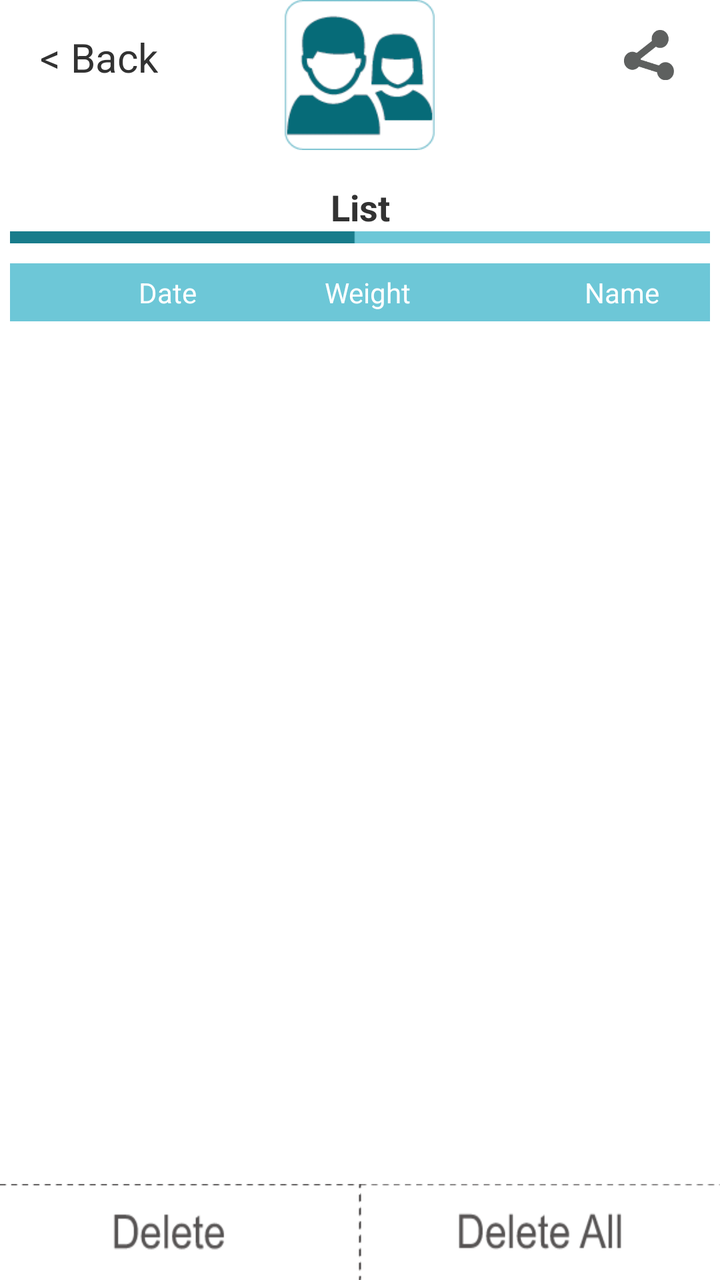
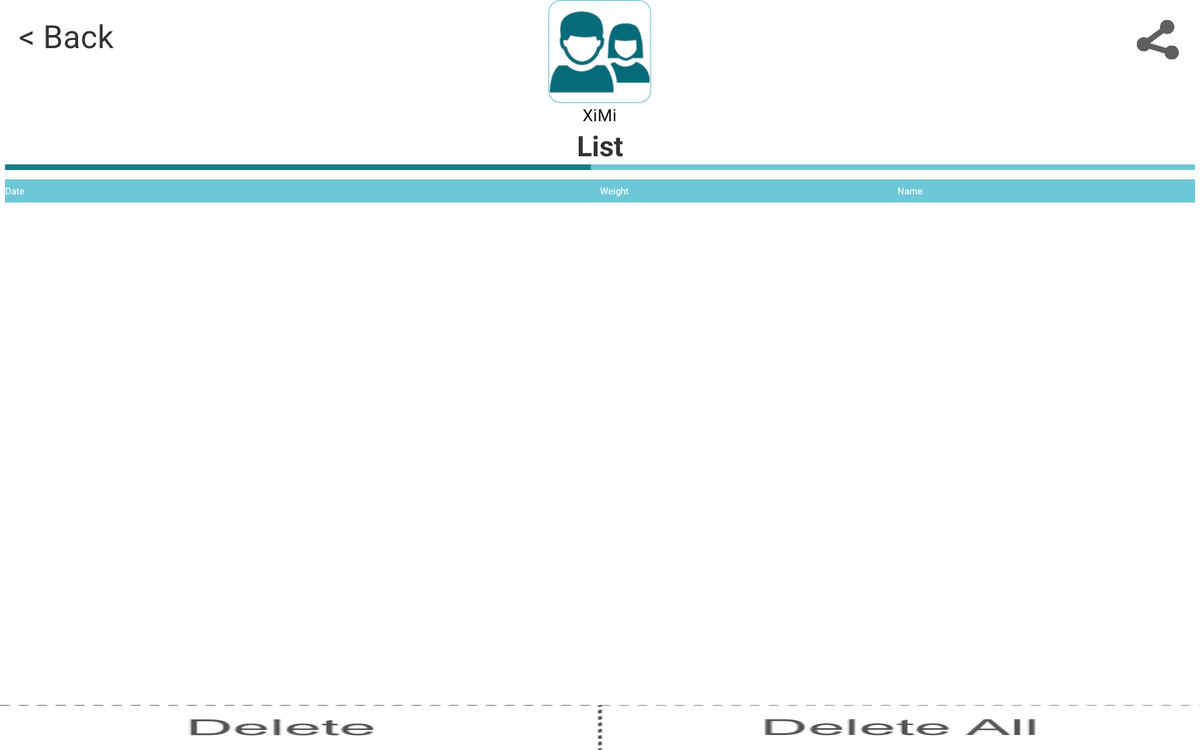

The same Android screen from two of the app's own layout files: first res/layout/ as a phone draws it, then the repository's variant for another configuration, drawn on a device whose configuration selects that folder. Both files follow.
<!-- AndroidManifest.xml: application theme AppTheme -->
<!-- res/layout/activity_detail_kitchen.xml -->
<?xml version="1.0" encoding="utf-8"?>
<LinearLayout android:orientation="vertical" android:background="@color/white" android:layout_width="fill_parent" android:layout_height="fill_parent"
  xmlns:android="http://schemas.android.com/apk/res/android">
    <RelativeLayout android:layout_width="fill_parent" android:layout_height="wrap_content">
        <LinearLayout android:gravity="center" android:orientation="vertical" android:id="@id/linearLayout1" android:layout_width="wrap_content" android:layout_height="wrap_content" android:layout_alignParentTop="true" android:layout_centerHorizontal="true">
            <ImageView android:id="@id/reviseHead" android:background="@drawable/user_pic" android:layout_width="75.0dip" android:layout_height="75.0dip" android:scaleType="fitXY" />
            <TextView android:textSize="12.0sp" android:textColor="@color/black" android:gravity="center" android:id="@id/user_name_tv" android:layout_width="wrap_content" android:layout_height="wrap_content" android:text="" android:layout_below="@id/reviseHead" />
        </LinearLayout>
        <TextView android:textSize="20.0sp" android:id="@id/back_textView" android:layout_width="wrap_content" android:layout_height="wrap_content" android:layout_marginLeft="20.0dip" android:layout_marginTop="15.0dip" android:text="@string/back_name_mark" android:layout_alignParentLeft="true" android:layout_alignParentTop="true" />
        <ImageView android:id="@id/share_img" android:layout_width="25.0dip" android:layout_height="25.0dip" android:layout_marginRight="23.0dip" android:src="@drawable/shar" android:scaleType="fitXY" android:layout_alignTop="@id/back_textView" android:layout_alignParentRight="true" android:scaleX="1.0" android:scaleY="1.0" />
    </RelativeLayout>
    <LinearLayout android:gravity="center" android:layout_width="fill_parent" android:layout_height="wrap_content">
        <TextView android:textSize="18.0sp" android:textStyle="bold" android:gravity="center" android:id="@id/graph_textview" android:visibility="gone" android:layout_width="wrap_content" android:layout_height="wrap_content" android:text="@string/scale_record_graph" android:layout_weight="1.0" />
        <TextView android:textSize="18.0sp" android:textStyle="bold" android:gravity="center" android:id="@id/list_textview" android:layout_width="wrap_content" android:layout_height="wrap_content" android:text="@string/scale_record_list" android:layout_weight="1.0" />
    </LinearLayout>
    <LinearLayout android:orientation="horizontal" android:id="@id/line_bg" android:background="@drawable/line_graph" android:layout_width="fill_parent" android:layout_height="wrap_content" android:layout_marginLeft="5.0dip" android:layout_marginRight="5.0dip" />
    <LinearLayout android:orientation="horizontal" android:id="@id/rl_delist_top" android:background="@drawable/bmi_title" android:paddingTop="5.0dip" android:paddingBottom="5.0dip" android:visibility="visible" android:layout_width="fill_parent" android:layout_height="wrap_content" android:layout_marginLeft="5.0dip" android:layout_marginTop="10.0dip" android:layout_marginRight="5.0dip" android:weightSum="100.0">
        <TextView android:textSize="14.0sp" android:textColor="@color/white" android:gravity="center_horizontal" android:id="@id/tv_ldate" android:layout_width="0.0px" android:layout_height="wrap_content" android:text="@string/date_title" android:layout_weight="45.0" android:layout_alignParentLeft="true" android:layout_alignParentTop="true" />
        <TextView android:textSize="14.0sp" android:textColor="@color/white" android:id="@id/tv_lweight" android:layout_width="0.0px" android:layout_height="wrap_content" android:text="@string/wight_kitchen_title" android:layout_weight="30.0" android:layout_alignParentTop="true" android:layout_alignParentRight="true" />
        <TextView android:textSize="14.0sp" android:textColor="@color/white" android:gravity="center_horizontal" android:id="@id/tv_lbmi" android:layout_width="0.0px" android:layout_height="wrap_content" android:text="@string/name_title" android:layout_weight="25.0" />
    </LinearLayout>
    <LinearLayout android:orientation="vertical" android:layout_width="wrap_content" android:layout_height="0.0dip" android:layout_weight="0.27">
        <ListView android:id="@id/detailist_contains" android:background="@drawable/rounded_corners_whiteview" android:visibility="visible" android:fadingEdge="none" android:layout_width="fill_parent" android:layout_height="wrap_content" android:layout_marginLeft="0.0dip" android:layout_marginTop="5.0dip" android:layout_marginRight="0.0dip" android:scrollingCache="false" android:cacheColorHint="@color/tm" android:layout_weight="0.52" android:fadeScrollbars="true" />
        <LinearLayout android:orientation="vertical" android:id="@id/chart_container" android:visibility="gone" android:layout_width="fill_parent" android:layout_height="fill_parent" />
    </LinearLayout>
    <LinearLayout android:layout_gravity="fill_horizontal|bottom|center" android:layout_width="fill_parent" android:layout_height="wrap_content">
        <ImageView android:id="@id/del_img_btn" android:background="@drawable/btn_delete" android:layout_width="wrap_content" android:layout_height="wrap_content" android:layout_weight="1.0" />
        <ImageView android:id="@id/delall_img_btn" android:background="@drawable/btn_delete_all" android:layout_width="wrap_content" android:layout_height="wrap_content" android:layout_weight="1.0" />
    </LinearLayout>
</LinearLayout>
<!-- resources referenced by this layout -->
<resources>
  <color name="black">#ff000000</color>
  <color name="tm">#00000000</color>
  <color name="white">#ffffffff</color>
  <!-- drawable bmi_title: png bitmap (drawable-hdpi, 110 bytes) -->
  <!-- drawable btn_delete: png bitmap (drawable-hdpi, 954 bytes) -->
  <!-- drawable btn_delete_all: png bitmap (drawable-hdpi, 1099 bytes) -->
  <!-- drawable line_graph: png bitmap (drawable-hdpi, 124 bytes) -->
  <!-- drawable rounded_corners_whiteview (drawable) -->
  <?xml version="1.0" encoding="utf-8"?>
  <shape
    xmlns:android="http://schemas.android.com/apk/res/android">
      <solid android:color="@color/white" />
      <stroke android:width="3.0dip" android:color="@color/white" />
      <corners android:radius="10.0dip" />
      <padding android:left="5.0dip" android:top="5.0dip" android:right="5.0dip" android:bottom="5.0dip" />
  </shape>
  <!-- drawable shar: png bitmap (drawable-hdpi, 984 bytes) -->
  <!-- drawable user_pic: png bitmap (drawable-hdpi, 1543 bytes) -->
  <string name="back_name_mark">&lt; Back</string>
  <string name="date_title">Date</string>
  <string name="name_title">Name</string>
  <string name="scale_record_graph">Graph</string>
  <string name="scale_record_list">List</string>
  <string name="wight_kitchen_title">Weight</string>
  <style name="AppTheme" parent="@*android:style/Theme.Holo.Light">
          <item name="android:buttonStyle">@style/AppTheme.Button</item>
          <item name="android:spinnerStyle">@style/AppTheme.Spinner</item>
      </style>
  <style name="AppTheme.Button" parent="@*android:style/Widget.Holo.Light.Button">
          <item name="android:background">@*android:color/holo_blue_dark</item>
          <item name="android:padding">8.0dip</item>
      </style>
  <style name="AppTheme.Spinner" parent="@*android:style/Widget.Holo.Light.Spinner">
          <item name="android:height">44.0dip</item>
      </style>
</resources>
<!-- res/layout-xlarge/activity_detail_kitchen.xml (the repository's variant of the layout above) -->
<!-- drawn on a large tablet held sideways -->
<?xml version="1.0" encoding="utf-8"?>
<LinearLayout android:orientation="vertical" android:background="@color/white" android:layout_width="fill_parent" android:layout_height="fill_parent"
  xmlns:android="http://schemas.android.com/apk/res/android">
    <RelativeLayout android:layout_width="fill_parent" android:layout_height="wrap_content">
        <LinearLayout android:gravity="center" android:orientation="vertical" android:id="@id/linearLayout1" android:layout_width="wrap_content" android:layout_height="wrap_content" android:layout_alignParentTop="true" android:layout_centerHorizontal="true">
            <ImageView android:id="@id/reviseHead" android:background="@drawable/user_pic" android:layout_width="110.0dip" android:layout_height="110.0dip" android:scaleType="fitXY" />
            <TextView android:textSize="18.0sp" android:textColor="@color/black" android:gravity="center" android:id="@id/user_name_tv" android:layout_width="wrap_content" android:layout_height="wrap_content" android:text="XiMi" android:layout_below="@id/reviseHead" />
        </LinearLayout>
        <TextView android:textSize="34.0sp" android:id="@id/back_textView" android:layout_width="wrap_content" android:layout_height="wrap_content" android:layout_marginLeft="20.0dip" android:layout_marginTop="15.0dip" android:text="@string/back_name_mark" android:layout_alignParentLeft="true" android:layout_alignParentTop="true" />
        <ImageView android:id="@id/share_img" android:layout_width="wrap_content" android:layout_height="wrap_content" android:src="@drawable/shar" android:layout_alignParentTop="true" android:layout_alignParentRight="true" android:scaleX="0.5" android:scaleY="0.5" />
    </RelativeLayout>
    <LinearLayout android:gravity="center" android:layout_width="fill_parent" android:layout_height="wrap_content">
        <TextView android:textSize="30.0sp" android:textStyle="bold" android:gravity="center" android:id="@id/graph_textview" android:visibility="gone" android:layout_width="wrap_content" android:layout_height="wrap_content" android:text="@string/scale_record_graph" android:layout_weight="1.0" />
        <TextView android:textSize="30.0sp" android:textStyle="bold" android:gravity="center" android:id="@id/list_textview" android:layout_width="wrap_content" android:layout_height="wrap_content" android:text="@string/scale_record_list" android:layout_weight="1.0" />
    </LinearLayout>
    <LinearLayout android:orientation="horizontal" android:id="@id/line_bg" android:background="@drawable/line_graph" android:layout_width="fill_parent" android:layout_height="wrap_content" android:layout_marginLeft="5.0dip" android:layout_marginRight="5.0dip" />
    <LinearLayout android:orientation="horizontal" android:id="@id/rl_delist_top" android:background="@drawable/bmi_title" android:paddingTop="5.0dip" android:paddingBottom="5.0dip" android:visibility="visible" android:layout_width="fill_parent" android:layout_height="wrap_content" android:layout_marginLeft="5.0dip" android:layout_marginTop="10.0dip" android:layout_marginRight="5.0dip" android:weightSum="100.0">
        <TextView android:textSize="10.0sp" android:textColor="@color/white" android:id="@id/tv_ldate" android:layout_width="0.0px" android:layout_height="wrap_content" android:text="@string/date_title" android:layout_weight="50.0" android:layout_alignParentLeft="true" android:layout_alignParentTop="true" />
        <TextView android:textSize="10.0sp" android:textColor="@color/white" android:gravity="center_vertical" android:id="@id/tv_lweight" android:layout_width="0.0px" android:layout_height="wrap_content" android:text="@string/wight_kitchen_title" android:layout_weight="25.0" android:layout_alignParentTop="true" android:layout_alignParentRight="true" />
        <TextView android:textSize="10.0sp" android:textColor="@color/white" android:id="@id/tv_lbmi" android:layout_width="0.0px" android:layout_height="wrap_content" android:text="@string/name_title" android:layout_weight="25.0" />
    </LinearLayout>
    <LinearLayout android:orientation="vertical" android:layout_width="wrap_content" android:layout_height="0.0dip" android:layout_marginLeft="5.0dip" android:layout_marginRight="5.0dip" android:layout_weight="0.27">
        <ListView android:id="@id/detailist_contains" android:background="@drawable/rounded_corners_whiteview" android:visibility="visible" android:fadingEdge="none" android:layout_width="fill_parent" android:layout_height="wrap_content" android:layout_marginLeft="0.0dip" android:layout_marginTop="5.0dip" android:layout_marginRight="0.0dip" android:scrollingCache="false" android:cacheColorHint="@color/tm" android:layout_weight="0.52" android:fadeScrollbars="true" />
        <LinearLayout android:orientation="vertical" android:id="@id/chart_container" android:visibility="gone" android:layout_width="fill_parent" android:layout_height="fill_parent" />
    </LinearLayout>
    <LinearLayout android:layout_gravity="fill_horizontal|bottom|center" android:layout_width="fill_parent" android:layout_height="wrap_content">
        <ImageView android:id="@id/del_img_btn" android:background="@drawable/btn_delete" android:layout_width="wrap_content" android:layout_height="wrap_content" android:layout_weight="1.0" />
        <ImageView android:id="@id/delall_img_btn" android:background="@drawable/btn_delete_all" android:layout_width="wrap_content" android:layout_height="wrap_content" android:layout_weight="1.0" />
    </LinearLayout>
</LinearLayout>
